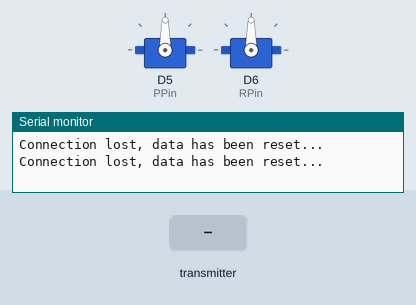
This sketch was run on a simulated ESP8266 (NodeMCU). Parts: 2 × servo, the last lines printed to the serial monitor. The inputs (shaded band) are chosen by the test bench.

Above: at 1.7 s.
1.8 s: the transmitter starts sending pitch = 0
At 2.6 s:
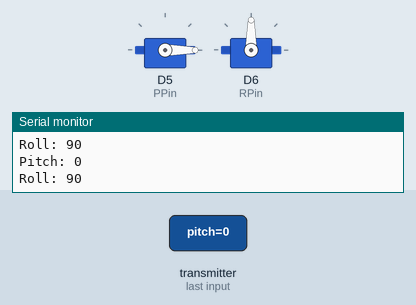
3.5 s: the transmitter starts sending roll = 0
At 4.7 s:
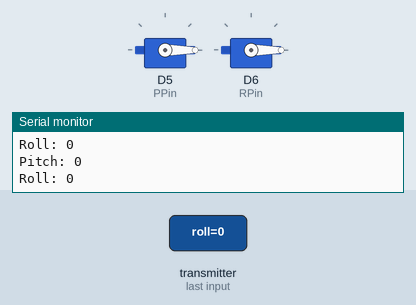
5.0 s: the transmitter starts sending pitch = 64
At 6.1 s:
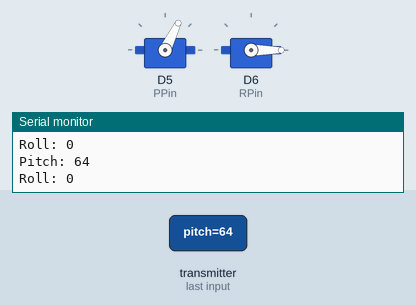
6.5 s: the transmitter starts sending roll = 64
At 7.2 s:
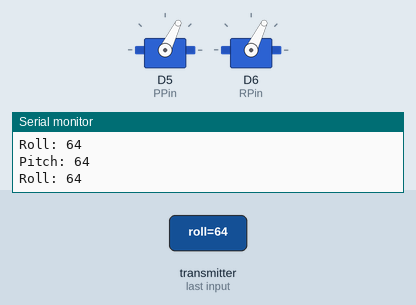
8.0 s: the transmitter starts sending pitch = 128
At 8.4 s:
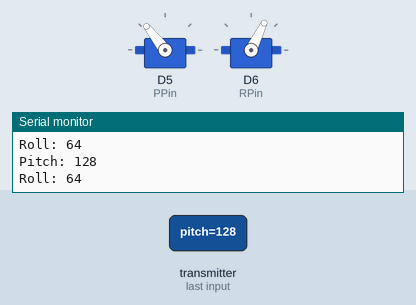
9.5 s: the transmitter starts sending roll = 128
At 10.7 s:
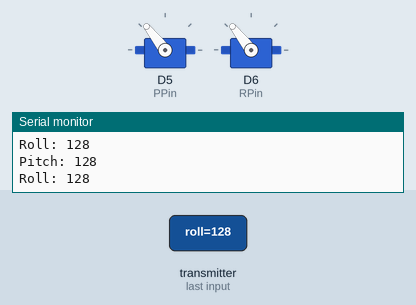
Timing chart, 0 to 12.0 s (numbered marks = the images above; inputs shaded):
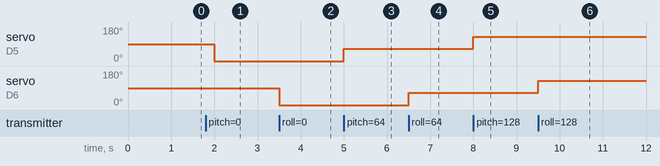

The sketch:

Receiver.ino
```cpp
#include <espnow.h>
#include <ESP8266WiFi.h>
#include <Servo.h>


/*
   pitch    = D5
   roll     = D6
   extra    = D7 undefined for now
 */

# define PPin D5
# define RPin D6


int Roll = 83;
int Pitch = 80;


Servo Pservo; // Pitch
Servo Rservo; // Roll

int PPos = 0; // Pitch PWM output
int RPos = 0; // Roll PWM output


unsigned long now;
unsigned long LastRec;
unsigned long NxtRcv;

// Setting up what the signal would look like
struct Signal {
    byte pitch;
    byte roll;
};

Signal data;


// To run if signal is lost
void DataReset(){
    data.pitch = 90;
    data.roll = 90;
}


void OnDataRecv(uint8_t *mac, uint8_t *incomingData, uint8_t len) {

    memcpy(&data, incomingData, sizeof(Signal));

    Pitch = data.pitch;
    Roll = data.roll;

    LastRec = millis() / 1000;
    NxtRcv = LastRec + 3;

    Serial.print("Pitch: ");
    Serial.println(data.pitch);

    Serial.print("Roll: ");
    Serial.println(data.roll);

    now = millis();
}

void setup(){

    Serial.begin(9600);

    delay(500);

    Pservo.attach(PPin);
    Rservo.attach(RPin);

    DataReset();

    WiFi.mode(WIFI_STA);
    WiFi.disconnect();

    if (esp_now_init() != 0) {
        Serial.println("Error initializing ESP-NOW...");
        return;
    }

    // Sets role
    esp_now_set_self_role(ESP_NOW_ROLE_SLAVE);
    // Does things on callback (when data is sent over)
    esp_now_register_recv_cb(OnDataRecv);
}


int lastRecv = 0;

void loop(){
    now = millis() / 1000;
    if (now > NxtRcv){
        DataReset();
        Serial.println("Connection lost, data has been reset...");
        delay(500);
    }

    PPos = data.pitch;     // pin D5 (PWM signal)
    RPos = data.roll;      // pin D6 (PWM signal)

    Pservo.write(PPos);
    Rservo.write(RPos);
}
```

Measured:
- after the input at 1.8 s, servo on D5 (PPin): 90° → 0° after 0.20 s
- after the input at 3.5 s, servo on D6 (RPin): 90° → 0° at once
- after the input at 5.0 s, servo on D5 (PPin): 0° → 64° at once
- after the input at 6.5 s, servo on D6 (RPin): 0° → 64° at once
- after the input at 8.0 s, servo on D5 (PPin): 64° → 128° at once
- after the input at 9.5 s, servo on D6 (RPin): 64° → 128° at once
